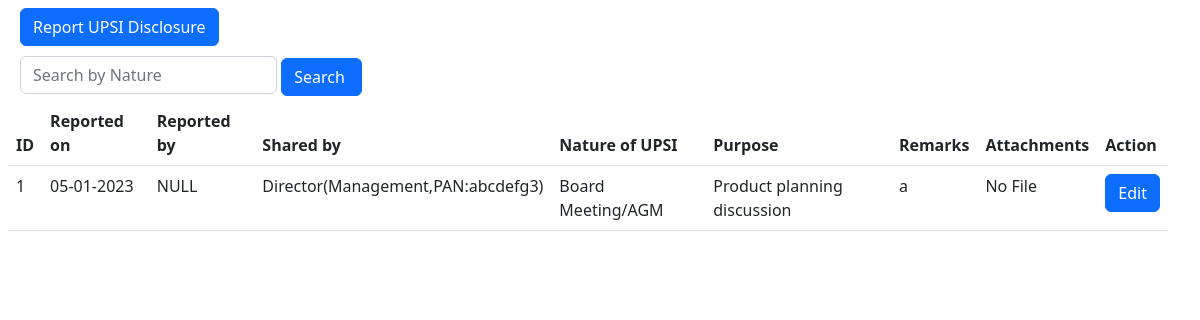
Before: /make_disclosure with the older database file.
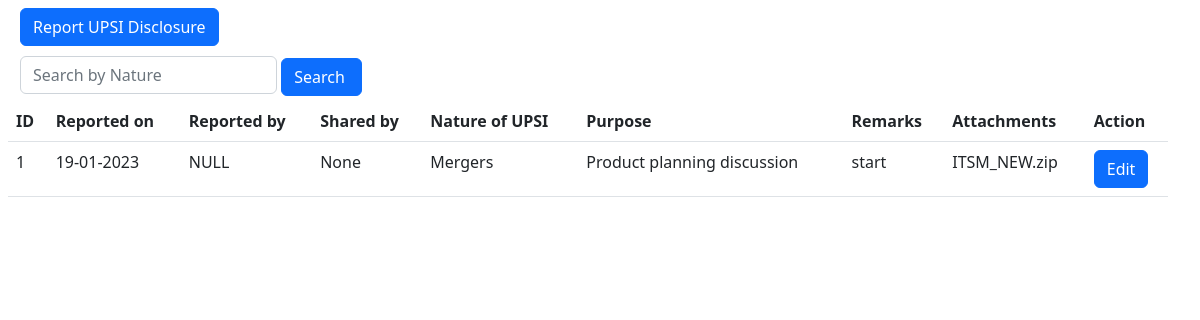
After: the same page with the newer database file.
### SSD_APP/models.py (models this page shows, shortened)
class DISCLOSURE(models.Model):
    Id = models.AutoField(primary_key=True)
    shared_by = models.CharField(max_length=254, null=True, blank= True)
    Nature_of_UPSI = models.CharField(max_length=254,null=True, blank= True)
    Purpose_of_sharing = models.CharField(max_length=254,null=True, blank= True)
    Remark = models.CharField(max_length=254,null=True, blank= True)
    shared_on = models.DateField()
    disc_Attachment = models.FileField(upload_to="")
    Recipients_name = models.CharField(max_length=100,null=True, blank= True)
    Recipients_email = models.EmailField(max_length=100,null=True, blank= True)
    Recipients_mobile_number = models.CharField(max_length=18,null=True, blank= True)
    Recipients_Id_Type = models.CharField(max_length=100,null=True, blank= True)
    Recipients_Id_Number = models.CharField(max_length=100,null=True, blank= True)
    class Meta:
        db_table = 'DISCLOSURE'

### SSD_APP/views.py (the view)
# urls.py: path('make_disclosure', views.Make_Disclosure, name = 'make_disclosure'),
def Make_Disclosure(request):
    disclosure = DISCLOSURE.objects.all()
    for entry in disclosure:
        if entry.disc_Attachment == 'annonymous.pdf':
            entry.disc_Attachment = 'No File'
    if request.method == "GET":
        q = request.GET.get('searchnature')
        if q != None:
            disclosure = DISCLOSURE.objects.filter(Nature__icontains=q)
    context = {
        'disclosure': disclosure,
    }
    return render(request, 'SSD_APP/make_disclosure.html', context)

### SSD_APP/templates/SSD_APP/make_disclosure.html (shortened to what this page needs)
<!DOCTYPE html>
<html lang="en">
<head>
    <link href="https://cdn.jsdelivr.net/npm/bootstrap@5.2.3/dist/css/bootstrap.min.css" rel="stylesheet"
>
    <link rel="stylesheet" href="https://cdnjs.cloudflare.com/ajax/libs/font-awesome/4.7.0/css/font-awesome.min.css">
</head>
<body>
    <div class="row m-2">
        <div>
            <a href="{% url 'add_reports' %}" class="btn btn-primary" role="button">Report UPSI Disclosure</a>
        </div>
        <div class="row" style="margin-top: 5px;">
            <div class="col-6">
                <div class="row  pull-left" style="margin-top: 5px;">
                    <form action="" method="get" class="form-inline">
                        <input type="text" class="form-control" style="width: min-content; display:inline-block;"
                            name="searchnature" placeholder="Search by Nature">
                        <input type="submit" class="btn btn-primary" style="display: inline-block;" value="Search ">
                    </form>
                </div>
            </div>
        </div>
        <div class="row" style="margin-top: 5px;">
            <table class="table table-hover">
                <thead>
                    <tr>
                        <th scope="col">ID</th>
                        <th scope="col">Reported on</th>
                        <th scope="col">Reported by</th>
                        <th scope="col">Shared by</th>
                        <th scope="col">Nature of UPSI</th>
                        <th scope="col">Purpose</th>
                        <th scope="col">Remarks</th>
                        <th scope="col">Attachments</th>
                        <th scope="col">Action</th>
                    </tr>
                </thead>
                <tbody>
                    {% for i in disclosure %}
                    <tr>
                        <td>{{i.Id}}</td>
                        <td>{{i.shared_on|date:"d-m-Y" }}</td>
                        <td>NULL</td>
                        <td>{{i.shared_by}}</td>
                        <td>{{i.Nature_of_UPSI}}</td>
                        <td>{{i.Purpose_of_sharing}}</td>
                        <td>{{i.Remark}}</td>
                        <td>{{i.disc_Attachment}}</td>
                        <td>
                            <a href='dedit/{{i.Id}}' class="btn btn-primary" role="button">Edit</a>
                        </td>
                    </tr>
                    {% endfor %}
                </tbody>
            </table>
        </div>
</body>
</html>

Changed rows visible on the page:
changed DISCLOSURE "Product planning discussion": shared_on "05-01-2023" → "19-01-2023"; shared_by "Director(Management,PAN:abcdefg3)" → "None"; Nature_of_UPSI "Board Meeting/AGM" → "Mergers"; Remark "a" → "start"; disc_Attachment "No File" → "ITSM_NEW.zip"
